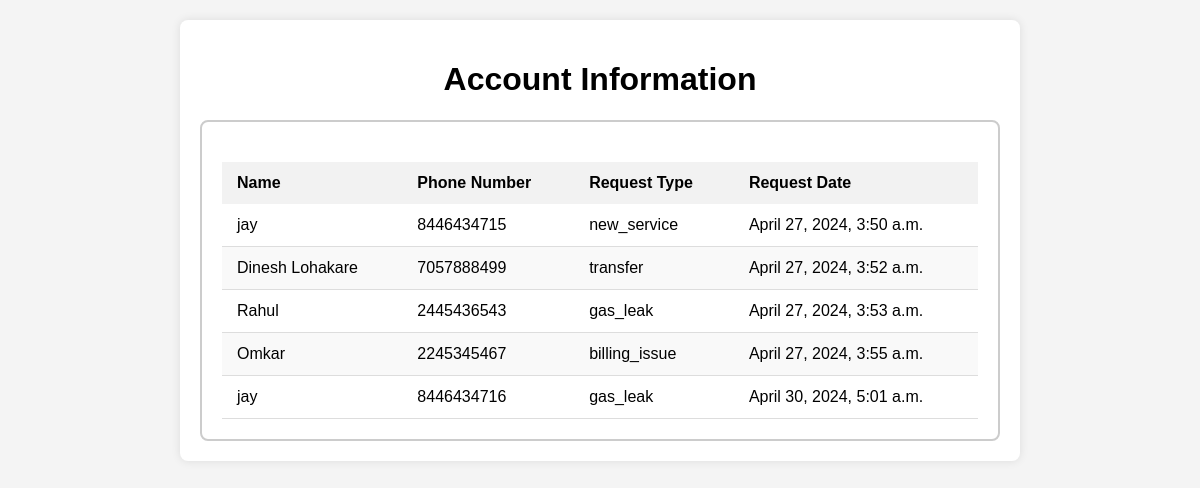
The app's page /info/ with its own data.
### service/models.py (models this page shows, shortened)
class service_request(models.Model):
    STATUS_CHOICES = [
        ('pending', 'pending'),
        ('In Progress', 'In Progress'),
        ('Resolved', 'Resolved'),
    ]
    name = models.CharField(max_length=50)
    address = models.CharField(max_length=100)
    phone= models.CharField(max_length=10)
    request_type=models.CharField(max_length=100)
    details=models.TextField(max_length=200)
    attachment=models.FileField(upload_to='attachment/', blank=True, null=True )
    submit=models.DateTimeField(auto_now_add=True)
    resolved_at = models.DateTimeField(null=True, blank=True)
    status = models.CharField(max_length=20, choices=STATUS_CHOICES, default='Pending')

### service/views.py (the view)
# urls.py: path('info/',views.account_info,name='info'),
def account_info(request):
    info = service_request.objects.all()
    dict1 = {'information': info}
    return render(request, 'info.html', dict1)

### templates/info.html (shortened to what this page needs)
{% load static %}
<!DOCTYPE html>
<html lang="en">
<head>
    <link rel="stylesheet" href="{% static 'css/account_info.css' %}">
</head>
<body>
    <div class="container">
        <h1>Account Information</h1>
        <div class="account-info">
            <table>
                <thead>
                    <tr>
                        <th>Name</th>
                        <th>Phone Number</th>
                        <th>Request Type</th>
                        <th>Request Date</th>
                    </tr>
                </thead>
                <tbody>
                    {% for x in information %}
                        <tr>
                            <td>{{ x.name }}</td>
                            <td>{{ x.phone }}</td>
                            <td>{{ x.request_type }}</td>
                            <td>{{ x.submit }}</td>
                        </tr>
                    {% endfor %}
                </tbody>
            </table>
        </div>
    </div>
</body>
</html>

### static/css/account_info.css (style rules this page uses)
body { font-family: Arial, sans-serif; background-color: #f4f4f4; margin: 0; padding: 0; }
.container { max-width: 800px; margin: 20px auto; padding: 20px; background-color: #fff; border-radius: 8px; box-shadow: 0 0 10px rgba(0, 0, 0, 0.1); }
h1 { text-align: center; }
.account-info { padding: 20px; border: 2px solid #ccc; border-radius: 8px; }
.account-info table { width: 100%; border-collapse: collapse; margin-top: 20px; }
.account-info th, .account-info td { padding: 12px 15px; text-align: left; }
.account-info th { background-color: #f2f2f2; font-weight: bold; }
.account-info tbody tr:nth-child(even) { background-color: #f9f9f9; }
.account-info tbody td { border-bottom: 1px solid #ddd; }

### records on screen
service_request: name "jay", phone "8446434715", request_type "new_service", submit "April 27, 2024, 3:50 a.m."
service_request: name "Dinesh Lohakare", phone "7057888499", request_type "transfer", submit "April 27, 2024, 3:52 a.m."
service_request: name "Rahul", phone "2445436543", request_type "gas_leak", submit "April 27, 2024, 3:53 a.m."
service_request: name "Omkar", phone "2245345467", request_type "billing_issue", submit "April 27, 2024, 3:55 a.m."
service_request: name "jay", phone "8446434716", request_type "gas_leak", submit "April 30, 2024, 5:01 a.m."
